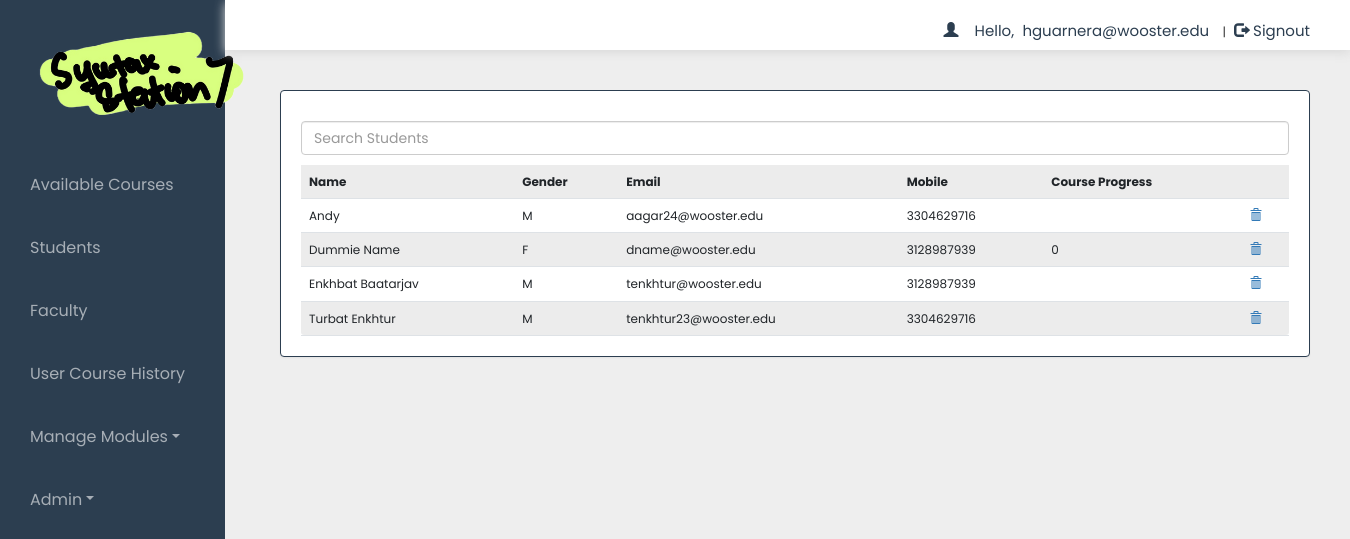
Screenshot of /dash.php?q=11 (signed in) with the database file from the repository.
### tables this page shows
CREATE TABLE `user` (
  `name` varchar(50) NOT NULL,
  `gender` varchar(5) NOT NULL,
  `email` varchar(50) NOT NULL,
  `mob` bigint(20) NOT NULL,
  `password` varchar(50) NOT NULL,
  `role` varchar(7) NOT NULL
);

CREATE TABLE `user_progress` (
  `moduleNum` tinyint(4) NOT NULL,
  `email` varchar(50) NOT NULL,
  `certificate` bit(1) NOT NULL,
  `date_completed` date DEFAULT NULL
);

### dash.php (the view, shortened to what this page needs)
<!DOCTYPE html>
<html>
<head>
    <link href="https://cdn.jsdelivr.net/npm/bootstrap@5.2.0-beta1/dist/css/bootstrap.min.css" rel="stylesheet">
    <link rel="stylesheet" href="css/bootstrap.min.css" />
    <link rel="stylesheet" href="css/bootstrap-theme.min.css" />
    <link rel="stylesheet" href="css/main.css">
    <link rel="stylesheet" href="css/font.css">
</head>
<?php
include_once 'dbConnection.php';
$email = $_SESSION['email'];
?>
<body>
    <div class="container-fluid">
        <div class="leftNavbar">
            <div class="row g-0 flex-nowrap">
                <div class="col-lg-2 col-sm-2 col-md-3 px-sm-0 px-0" style="background-color:#2c3e50;">
                    <div class="d-flex flex-column align-items-center align-items-sm-start px-0 mx-0 pt-2 text-white min-vh-100">
                        <a href="https://www.ashesi.edu.gh/" class="d-flex align-items-center pb-4 mb-md-0 me-md-auto text-white text-decoration-none">
                            <div class="logo">
                            <img src="./images/SSLogo.png" alt="" width="220" style="margin-bottom: 5px; margin-left: 20px; margin-top: 10px">
                            </div>
                        </a>
                        <ul class="nav-links px-3 mx-0">
                            <li class="nav-item" <?php if (@$_GET['q'] == 10) echo 'class="active"'; ?>>
                                <a href="dash.php?q=10">Available Courses<span class="sr-only">(current)</span></a>
                            </li>
                            <li class="nav-item" <?php if (@$_GET['q'] == 11) echo 'class="active"'; ?>>
                                <a href="dash.php?q=11">Students</a>
                            </li>
                            <li class="nav-item" <?php if (@$_GET['q'] == 12) echo 'class="active"'; ?>>
                                <a href="dash.php?q=12">Faculty</a>
                            </li>
                            <li class="nav-item" <?php if (@$_GET['q'] == 13) echo 'class="active"'; ?>>
                                <a href="dash.php?q=13">User Course History</a>
                            </li>
                            <li class="dropdown nav-item <?php if (@$_GET['q'] == 4 || @$_GET['q'] == 5) echo 'active'; ?>">
                                <a href="#" class="dropdown-toggle" data-toggle="dropdown" role="button" aria-haspopup="true" aria-expanded="false">Manage Modules</a>
                            </li>
                            <li class="dropdown nav-item <?php if (@$_GET['q'] == 8 || @$_GET['q'] == 9) echo 'active'; ?>">
                                <a href="#" class="dropdown-toggle" data-toggle="dropdown" role="button" aria-haspopup="true" aria-expanded="false">Admin</a>
                            </li>
                        </ul>
                    </div>
                </div>
                <div class="container col-lg-10" style="padding: 0 !important; margin: 0 !important;">
                    <div class="header admin" style="height: 50px;">
                        <div class="px-5" style="background-color:#FFFFFF;">
                            <?php
                            if (!(isset($_SESSION['email']))) {
                                header("location:index.php");
                            } else {
                                echo '<span class="pull-right top title1" ><span class="log1"><span class="glyphicon glyphicon-user" aria-hidden="true"></span>&nbsp;&nbsp;&nbsp;&nbsp;Hello,</span> <a href="dash.php" class="log log1">' . $email . '</a>&nbsp;|&nbsp;<a href="logout.php?q=dash.php" class="log"><span class="glyphicon glyphicon-log-out" aria-hidden="true"></span>&nbsp;Signout</button></a></span>';
                            }
                            ?>
                        </div>
                    </div>
                    <div class="bg">
                        <div class="container ">
                            <div class="row">
                                <div class="col-lg-12 ">
                                    <?php if (@$_GET['q'] == 11) {
                                        $result = mysqli_query($con, "SELECT * FROM user") or die('Error');
                                        echo  '
                                            <div class="panel">
                                            <input id="studentSearch" type="text" placeholder="Search Students" class="form-control my-3" />
                                                <table class="table table-striped title1">
                                                    <tr>
                                                        <td>
                                                            <b>Name</b>
                                                        </td>
                                                        <td>
                                                            <b>Gender</b>
                                                        </td>
                                                        <td>
                                                            <b>Email</b>
                                                        </td>
                                                        <td>
                                                            <b>Mobile</b>
                                                        </td>
                                                        <td>
                                                            <b>Course Progress</b>
                                                        </td>
                                                        <td></td>
                                                    </tr>';
                                        while ($row = mysqli_fetch_array($result)) {
                                            $name = $row['name'];
                                            $mob = $row['mob'];
                                            $gender = $row['gender'];
                                            $email = $row['email'];
                                            $role = $row['role'];
                                            $moduleLevel = mysqli_query($con, "SELECT moduleNum FROM user_progress WHERE email='$email'");
                                            $moduleProgress = mysqli_fetch_assoc($moduleLevel);
                                            $totalModules = mysqli_query($con, "SELECT COUNT(*) FROM modules");
                                            $total = mysqli_fetch_assoc($totalModules);
                                            $progress = ($moduleProgress["moduleNum"] == $total["COUNT(*)"]) ? "Done" : $moduleProgress["moduleNum"];
                                            if ($role == "Student") {
                                                echo
                                                '<tr>
                                                    <td>' . $name . '</td>
                                                    <td>' . $gender . '</td>
                                                    <td>' . $email . '</td>
                                                    <td>' . $mob . '</td>
                                                    <td>' . $progress . '</td>
                                                    <td>
                                                        <a title="Delete User" href="update.php?role=student&demail=' . $email . '">
                                                            <b>
                                                                <span class="glyphicon glyphicon-trash" aria-hidden="true"></span>
                                                            </b>
                                                        </a>
                                                    </td>
                                                </tr>';
                                            }
                                        }
                                        echo
                                        '</table>
                                        </div>
                                        ';
                                    } ?>
                                </div>
                            </div>
                        </div>
                    </div>
                </div>
            </div>
</body>
</html>

### css/main.css (style rules this page uses)
* { margin: 0; padding: 0; box-sizing: border-box; }
html { width: 100%; height: 100%; }
body { overflow-x:hidden; height: 100%; width:100%; font-size: 12px !important; font-family: "Poppins", sans-serif; background:#eee; min-height:550px; background-attachment:fixed; }
.bg { min-height:540px; }
.panel { border-color:#2c3e50; margin:40px; padding:20px; }
.header { background: #ffffff; height:100px; width: 100%; box-shadow: 0px 3px 10px rgb(218, 218, 218); }
.logo { font-size:35px; color:#ffbb33; margin:15px; }
ul { width: 100%; }
.nav-item { display: flex; align-items: center; font-size: 16px; list-style: none; padding: 20px 0; }
.nav-item a { width: 100%; color: rgba(255, 255, 255, 0.583); padding: 0px 20px; text-decoration: none; }
.top { margin-top:20px; }
.log1 { color:#2c3e50; margin-left:11px; font-size: 15px }
.log { margin:10px; margin-left:5px; color: #2c3e50; text-decoration:none; font-size:20px; font-size:15px; }

### rows the page displays
user: name "Andy", gender "M", email "aagar24@wooster.edu", mob "3304629716"
user: name "Dummie Name", gender "F", email "dname@wooster.edu", mob "3128987939", user_progress.moduleNum "0"
user: name "Enkhbat Baatarjav", gender "M", email "tenkhtur@wooster.edu", mob "3128987939"
user: name "Turbat Enkhtur", gender "M", email "tenkhtur23@wooster.edu", mob "3304629716"

### other values shown
$email "hguarnera@wooster.edu"
